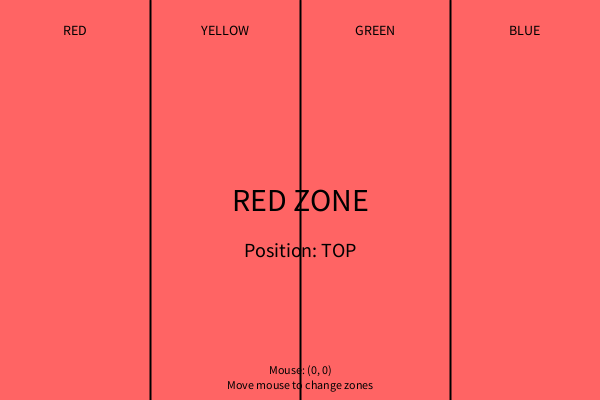
Frame 1 (no input)
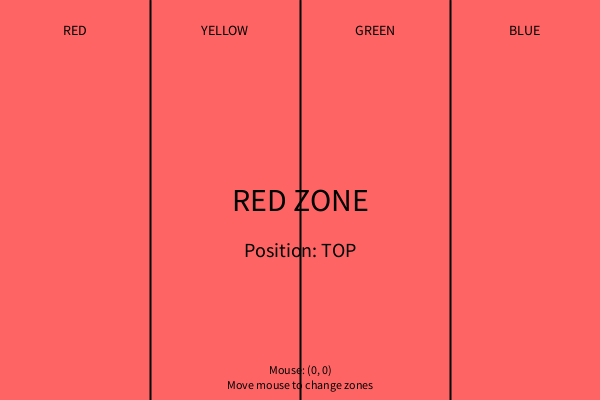
Frame 60 (the mouse pressed at the canvas centre just before this capture)
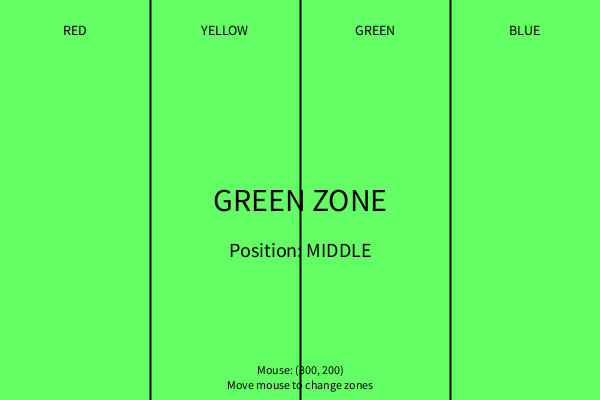
Frame 120 (the mouse held since frame 60 and released just before this capture)

The Processing sketch that drew these frames (run headless with seeded random() and noise(); from frame 60 on, the mouse is pressed at the canvas centre):

// Processing sketch: Day_4_Demo
// ── Day_4_Demo.pde
// Day 4 Demo - If-Else and If-Else If-Else
// Color zone detector - shows different colors based on mouse position

// --- CUSTOM VARIABLES ---
String zoneName = "";
int zoneR = 200;
int zoneG = 200;
int zoneB = 200;

void setup() {
  size(600, 400);
  textAlign(CENTER, CENTER);
}

void draw() {
  // --- DETERMINE ZONE BASED ON MOUSE X ---
  if (mouseX < 150) {
    zoneName = "RED ZONE";
    zoneR = 255;
    zoneG = 100;
    zoneB = 100;
  } else if (mouseX < 300) {
    zoneName = "YELLOW ZONE";
    zoneR = 255;
    zoneG = 255;
    zoneB = 100;
  } else if (mouseX < 450) {
    zoneName = "GREEN ZONE";
    zoneR = 100;
    zoneG = 255;
    zoneB = 100;
  } else {
    zoneName = "BLUE ZONE";
    zoneR = 100;
    zoneG = 100;
    zoneB = 255;
  }

  // --- DRAW BACKGROUND ---
  background(zoneR, zoneG, zoneB);

  // --- DRAW ZONE DIVIDERS ---
  stroke(0);
  strokeWeight(2);
  line(150, 0, 150, height);
  line(300, 0, 300, height);
  line(450, 0, 450, height);

  // --- DRAW ZONE LABELS ---
  fill(0);
  textSize(14);
  text("RED", 75, 30);
  text("YELLOW", 225, 30);
  text("GREEN", 375, 30);
  text("BLUE", 525, 30);

  // --- DISPLAY CURRENT ZONE ---
  fill(0);
  textSize(32);
  text(zoneName, width/2, height/2);

  // --- DISPLAY VERTICAL POSITION MESSAGE ---
  String heightMessage = "";
  if (mouseY < height/3) {
    heightMessage = "TOP";
  } else if (mouseY < 2*height/3) {
    heightMessage = "MIDDLE";
  } else {
    heightMessage = "BOTTOM";
  }

  textSize(20);
  text("Position: " + heightMessage, width/2, height/2 + 50);

  // --- DISPLAY COORDINATES ---
  displayInfo();
}

// Function to display mouse coordinates and instructions
void displayInfo() {
  fill(0);
  textSize(12);
  text("Mouse: (" + mouseX + ", " + mouseY + ")", width/2, height - 30);
  text("Move mouse to change zones", width/2, height - 15);
}
